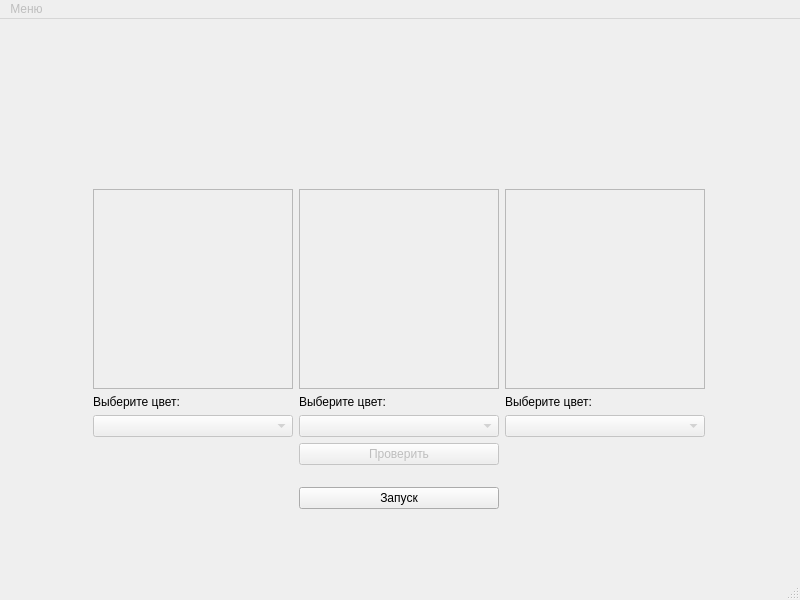
<?xml version="1.0" encoding="UTF-8"?>
<ui version="4.0">
 <class>LogicalBalls</class>
 <widget class="QMainWindow" name="LogicalBalls">
  <property name="geometry">
   <rect>
    <x>0</x>
    <y>0</y>
    <width>800</width>
    <height>600</height>
   </rect>
  </property>
  <property name="windowTitle">
   <string/>
  </property>
  <widget class="QWidget" name="centralwidget">
   <widget class="QWidget" name="layoutWidget">
    <property name="geometry">
     <rect>
      <x>93</x>
      <y>170</y>
      <width>614</width>
      <height>320</height>
     </rect>
    </property>
    <layout class="QGridLayout" name="gridLayout">
     <item row="5" column="1">
      <widget class="QPushButton" name="startButton">
       <property name="sizePolicy">
        <sizepolicy hsizetype="Preferred" vsizetype="Fixed">
         <horstretch>0</horstretch>
         <verstretch>0</verstretch>
        </sizepolicy>
       </property>
       <property name="text">
        <string>Запуск</string>
       </property>
       <property name="autoDefault">
        <bool>false</bool>
       </property>
       <property name="default">
        <bool>false</bool>
       </property>
       <property name="flat">
        <bool>false</bool>
       </property>
      </widget>
     </item>
     <item row="1" column="0">
      <widget class="QLabel" name="selectColorText">
       <property name="sizePolicy">
        <sizepolicy hsizetype="Preferred" vsizetype="Fixed">
         <horstretch>0</horstretch>
         <verstretch>0</verstretch>
        </sizepolicy>
       </property>
       <property name="text">
        <string>Выберите цвет:</string>
       </property>
      </widget>
     </item>
     <item row="2" column="2">
      <widget class="QComboBox" name="colorSelecting_3">
       <property name="enabled">
        <bool>false</bool>
       </property>
       <property name="sizePolicy">
        <sizepolicy hsizetype="Preferred" vsizetype="Fixed">
         <horstretch>0</horstretch>
         <verstretch>0</verstretch>
        </sizepolicy>
       </property>
       <property name="editable">
        <bool>false</bool>
       </property>
       <property name="currentIndex">
        <number>-1</number>
       </property>
       <item>
        <property name="text">
         <string>Синий</string>
        </property>
       </item>
       <item>
        <property name="text">
         <string>Красный</string>
        </property>
       </item>
       <item>
        <property name="text">
         <string>Жёлтый</string>
        </property>
       </item>
      </widget>
     </item>
     <item row="1" column="1">
      <widget class="QLabel" name="selectColorText_2">
       <property name="sizePolicy">
        <sizepolicy hsizetype="Preferred" vsizetype="Fixed">
         <horstretch>0</horstretch>
         <verstretch>0</verstretch>
        </sizepolicy>
       </property>
       <property name="text">
        <string>Выберите цвет:</string>
       </property>
      </widget>
     </item>
     <item row="0" column="2">
      <widget class="QFrame" name="frame_3">
       <property name="sizePolicy">
        <sizepolicy hsizetype="Fixed" vsizetype="Fixed">
         <horstretch>0</horstretch>
         <verstretch>0</verstretch>
        </sizepolicy>
       </property>
       <property name="minimumSize">
        <size>
         <width>200</width>
         <height>200</height>
        </size>
       </property>
       <property name="baseSize">
        <size>
         <width>0</width>
         <height>0</height>
        </size>
       </property>
       <property name="frameShape">
        <enum>QFrame::Shape::StyledPanel</enum>
       </property>
       <property name="frameShadow">
        <enum>QFrame::Shadow::Raised</enum>
       </property>
      </widget>
     </item>
     <item row="3" column="1">
      <widget class="QPushButton" name="checkButton">
       <property name="enabled">
        <bool>false</bool>
       </property>
       <property name="sizePolicy">
        <sizepolicy hsizetype="Preferred" vsizetype="Fixed">
         <horstretch>0</horstretch>
         <verstretch>0</verstretch>
        </sizepolicy>
       </property>
       <property name="font">
        <font>
         <underline>false</underline>
         <strikeout>false</strikeout>
        </font>
       </property>
       <property name="text">
        <string>Проверить</string>
       </property>
       <property name="checkable">
        <bool>false</bool>
       </property>
       <property name="checked">
        <bool>false</bool>
       </property>
       <property name="autoExclusive">
        <bool>false</bool>
       </property>
       <property name="default">
        <bool>false</bool>
       </property>
       <property name="flat">
        <bool>false</bool>
       </property>
      </widget>
     </item>
     <item row="2" column="0">
      <widget class="QComboBox" name="colorSelecting">
       <property name="enabled">
        <bool>false</bool>
       </property>
       <property name="sizePolicy">
        <sizepolicy hsizetype="Preferred" vsizetype="Fixed">
         <horstretch>0</horstretch>
         <verstretch>0</verstretch>
        </sizepolicy>
       </property>
       <property name="mouseTracking">
        <bool>false</bool>
       </property>
       <property name="focusPolicy">
        <enum>Qt::FocusPolicy::NoFocus</enum>
       </property>
       <property name="acceptDrops">
        <bool>false</bool>
       </property>
       <property name="toolTip">
        <string/>
       </property>
       <property name="statusTip">
        <string/>
       </property>
       <property name="whatsThis">
        <string/>
       </property>
       <property name="accessibleName">
        <string/>
       </property>
       <property name="accessibleDescription">
        <string/>
       </property>
       <property name="editable">
        <bool>false</bool>
       </property>
       <property name="currentText">
        <string/>
       </property>
       <property name="currentIndex">
        <number>-1</number>
       </property>
       <property name="placeholderText">
        <string/>
       </property>
       <property name="modelColumn">
        <number>0</number>
       </property>
       <item>
        <property name="text">
         <string>Синий</string>
        </property>
       </item>
       <item>
        <property name="text">
         <string>Красный</string>
        </property>
       </item>
       <item>
        <property name="text">
         <string>Жёлтый</string>
        </property>
       </item>
      </widget>
     </item>
     <item row="0" column="0">
      <widget class="QFrame" name="frame_1">
       <property name="sizePolicy">
        <sizepolicy hsizetype="Fixed" vsizetype="Fixed">
         <horstretch>0</horstretch>
         <verstretch>0</verstretch>
        </sizepolicy>
       </property>
       <property name="minimumSize">
        <size>
         <width>200</width>
         <height>200</height>
        </size>
       </property>
       <property name="baseSize">
        <size>
         <width>0</width>
         <height>0</height>
        </size>
       </property>
       <property name="frameShape">
        <enum>QFrame::Shape::StyledPanel</enum>
       </property>
       <property name="frameShadow">
        <enum>QFrame::Shadow::Raised</enum>
       </property>
      </widget>
     </item>
     <item row="0" column="1">
      <widget class="QFrame" name="frame_2">
       <property name="sizePolicy">
        <sizepolicy hsizetype="Fixed" vsizetype="Fixed">
         <horstretch>0</horstretch>
         <verstretch>0</verstretch>
        </sizepolicy>
       </property>
       <property name="minimumSize">
        <size>
         <width>200</width>
         <height>200</height>
        </size>
       </property>
       <property name="baseSize">
        <size>
         <width>0</width>
         <height>0</height>
        </size>
       </property>
       <property name="frameShape">
        <enum>QFrame::Shape::StyledPanel</enum>
       </property>
       <property name="frameShadow">
        <enum>QFrame::Shadow::Raised</enum>
       </property>
      </widget>
     </item>
     <item row="2" column="1">
      <widget class="QComboBox" name="colorSelecting_2">
       <property name="enabled">
        <bool>false</bool>
       </property>
       <property name="sizePolicy">
        <sizepolicy hsizetype="Preferred" vsizetype="Fixed">
         <horstretch>0</horstretch>
         <verstretch>0</verstretch>
        </sizepolicy>
       </property>
       <property name="editable">
        <bool>false</bool>
       </property>
       <property name="currentIndex">
        <number>-1</number>
       </property>
       <item>
        <property name="text">
         <string>Синий</string>
        </property>
       </item>
       <item>
        <property name="text">
         <string>Красный</string>
        </property>
       </item>
       <item>
        <property name="text">
         <string>Жёлтый</string>
        </property>
       </item>
      </widget>
     </item>
     <item row="1" column="2">
      <widget class="QLabel" name="selectColorText_3">
       <property name="sizePolicy">
        <sizepolicy hsizetype="Preferred" vsizetype="Fixed">
         <horstretch>0</horstretch>
         <verstretch>0</verstretch>
        </sizepolicy>
       </property>
       <property name="text">
        <string>Выберите цвет:</string>
       </property>
      </widget>
     </item>
     <item row="4" column="1">
      <spacer name="verticalSpacer">
       <property name="orientation">
        <enum>Qt::Orientation::Vertical</enum>
       </property>
       <property name="sizeHint" stdset="0">
        <size>
         <width>20</width>
         <height>40</height>
        </size>
       </property>
      </spacer>
     </item>
    </layout>
   </widget>
   <widget class="QLabel" name="ruleGame">
    <property name="geometry">
     <rect>
      <x>93</x>
      <y>56</y>
      <width>611</width>
      <height>71</height>
     </rect>
    </property>
    <property name="sizePolicy">
     <sizepolicy hsizetype="Preferred" vsizetype="Preferred">
      <horstretch>0</horstretch>
      <verstretch>0</verstretch>
     </sizepolicy>
    </property>
    <property name="font">
     <font>
      <pointsize>15</pointsize>
     </font>
    </property>
    <property name="layoutDirection">
     <enum>Qt::LayoutDirection::LeftToRight</enum>
    </property>
    <property name="text">
     <string/>
    </property>
    <property name="alignment">
     <set>Qt::AlignmentFlag::AlignCenter</set>
    </property>
    <property name="wordWrap">
     <bool>true</bool>
    </property>
   </widget>
  </widget>
  <widget class="QMenuBar" name="menubar">
   <property name="geometry">
    <rect>
     <x>0</x>
     <y>0</y>
     <width>800</width>
     <height>21</height>
    </rect>
   </property>
   <widget class="QMenu" name="menu">
    <property name="enabled">
     <bool>false</bool>
    </property>
    <property name="title">
     <string>Меню</string>
    </property>
    <widget class="QMenu" name="submenu">
     <property name="title">
      <string>Выбор сложности</string>
     </property>
     <addaction name="changeHard"/>
    </widget>
    <addaction name="submenu"/>
   </widget>
   <addaction name="menu"/>
  </widget>
  <widget class="QStatusBar" name="statusbar"/>
  <action name="changeHard">
   <property name="checkable">
    <bool>true</bool>
   </property>
   <property name="text">
    <string>Усложнённый</string>
   </property>
  </action>
 </widget>
 <resources/>
 <connections/>
</ui>
